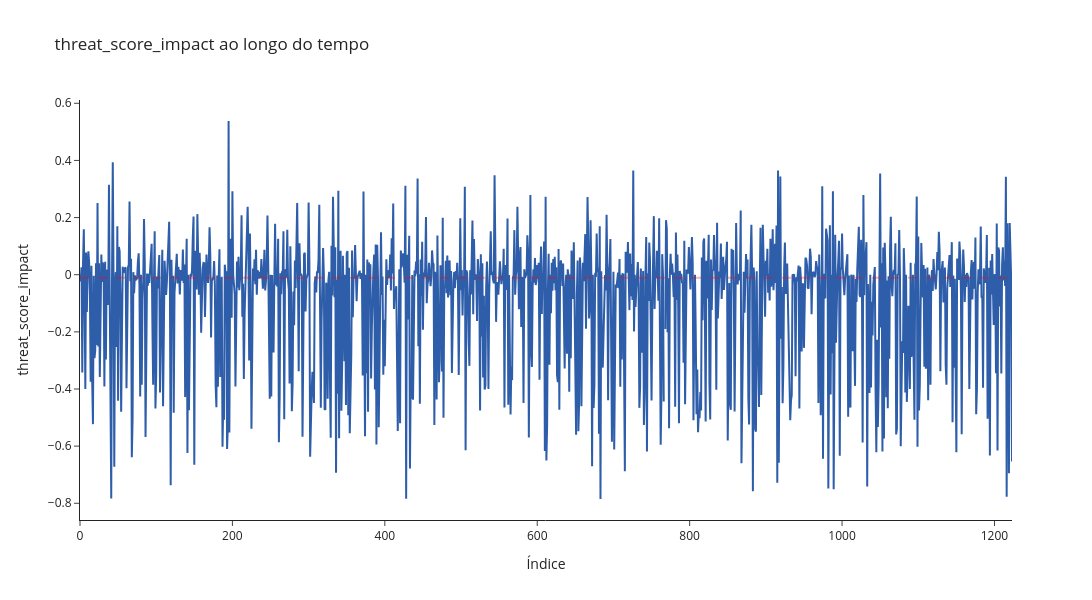

Notebook code cell kept with this figure:
### Code cell
# Distribuição do impacto na ameaça de eventos de todas as partidas da temporada
plot_histogram(df_threat, 'threat_score_impact')
plot_boxplot(df_threat, 'threat_score_impact')

# impacto na ameaça de eventos defensivos sequenciais em uma partida específica da temporada
game_id = 4438
plot_line(df_threat.filter((F.col('gameId') == game_id)), 'threat_score_impact')

### Figure 1 — Plotly figure (JSON) as saved in the notebook; plotly's stock layout.template omitted (floating-point values rounded to 4 significant figures; data arrays with more than 128 entries replaced by an {"elided": "..."} marker saying what was removed)
{"data": [{"line": {"color": "#2E5EAA", "width": 2}, "mode": "lines", "name": "threat_score_impact", "type": "scatter", "x": {"elided": "1224 int values"}, "y": {"elided": "1224 float values"}}], "layout": {"height": 600, "shapes": [{"line": {"color": "red", "dash": "dash", "width": 2}, "type": "line", "x0": 0, "x1": 1, "xref": "paper", "y0": -0.011, "y1": -0.011, "yref": "y"}], "title": {"text": "threat_score_impact ao longo do tempo"}, "width": 1500, "xaxis": {"title": {"text": "Índice"}}, "yaxis": {"title": {"text": "threat_score_impact"}}}}
